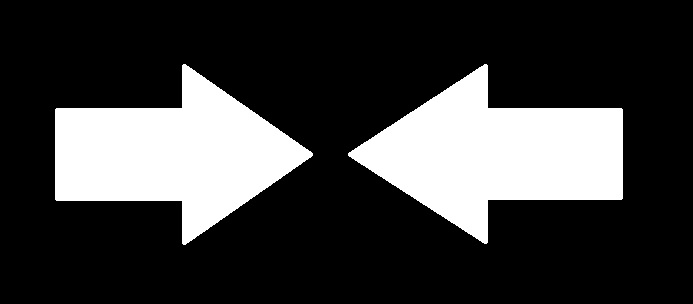
#> input picture pic/Arrow.jpg, 693 x 304 px
$ jupyter execute --allow-errors TV_EdgeDetection_try.ipynb   (older library calls are emulated)
#> lines starting #> are read from the running program, lines starting #| are printed output that depends on the picture
# Edge detection

</br><div align="center"> <b> <font size="3" color='green'>cv2.Sobel(src, ddepth, dx, dy, ksize)</font></b> </div>
<b>src:</b> (required) source/input image<br>
<b>ddepth :</b>(required) The depth of the image, - 1 indicates that the same depth as the original image is used. The depth of the target image must be greater than or equal to the depth of the original image<br>
<b>dx:</b>(required) The order of derivative in the x-axis direction is generally 0, 1 and 2, where 0 indicates that there is no derivative in this direction<br>
<b>dy:</b>(required) The order of derivative in the y-axis direction is generally 0, 1 and 2, where 0 indicates that there is no derivative in this direction<br>
<b>ksize:</b> Kernel size, default value is 3<br>

[cell 1]
import numpy as np
import cv2
import matplotlib.pyplot as plt

img = cv2.imread('pic/Arrow.jpg', 0)
#> img is the input picture: shape (304, 693); min 0, max 255, mean 60
img_x = cv2.Sobel(img, -1, 1, 0)
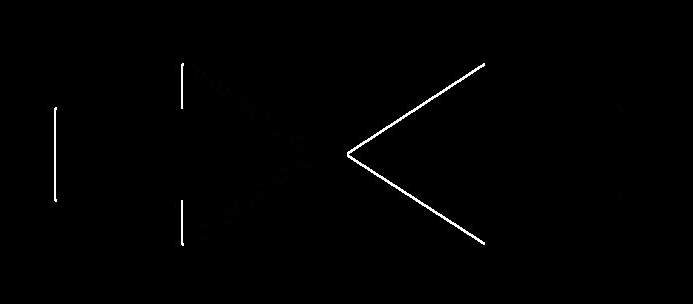
#> img_x: shape (304, 693); min 0, max 255, mean 1.6
img_y = cv2.Sobel(img, -1, 0, 1)

fig, axes = plt.subplots(nrows=1, ncols=3, figsize=(20,40))
axes[0].imshow(img, cmap='gray')
axes[1].imshow(img_x, cmap='gray')
axes[2].imshow(img_y, cmap='gray')
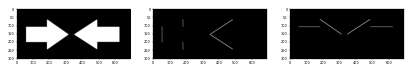
#> figure drawn by matplotlib, 3 panels

[cell 2]
img_x_S = cv2.Sobel(img, cv2.CV_16S, 1, 0)
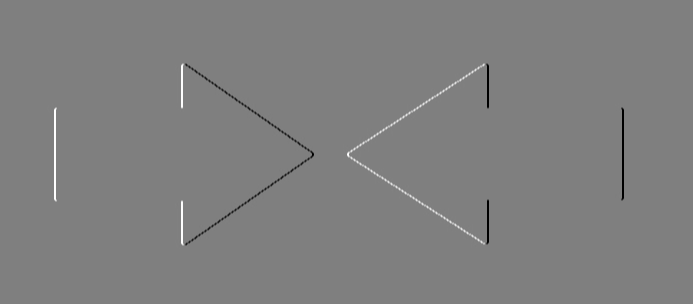
#> img_x_S: shape (304, 693) int16; min -1020, max 1020, mean 0; drawn with min black and max white
img_y_S = cv2.Sobel(img, cv2.CV_16S, 0, 1)
fig, axes = plt.subplots(nrows=1, ncols=3, figsize=(20,40))
axes[0].imshow(img, cmap='gray')
axes[1].imshow(img_x_S, cmap='gray')
axes[2].imshow(img_y_S, cmap='gray')
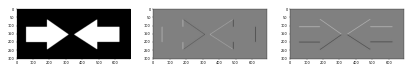
#> figure drawn by matplotlib, 3 panels

[cell 3]
img_x_S_np = cv2.convertScaleAbs(img_x_S)
img_y_S_np = cv2.convertScaleAbs(img_y_S)
fig, axes = plt.subplots(nrows=1, ncols=3, figsize=(20,40))
axes[0].imshow(img, cmap='gray')
axes[1].imshow(img_x_S_np, cmap='gray')
axes[2].imshow(img_y_S_np, cmap='gray')

## cvtype values

## Gradient magnitude

[cell 4]
img_xy = np.hypot(img_x_S, img_y_S)
plt.imshow(img_xy, cmap='gray')

## Laplacian kernel

</br><div align="center"> <b> <font size="3" color='green'>cv2.Laplacian(src, ddepth,ksize)</font></b> </div>
<b>src:</b> (required) source/input image<br>
<b>ddepth :</b>(required) The depth of the image, - 1 indicates that the same depth as the original image is used. The depth of the target image must be greater than or equal to the depth of the original image<br>
<b>ksize:</b> Kernel size, default value is 1<br>

[cell 5]
img_lap = cv2.Laplacian(img, cv2.CV_16S,ksize=3)
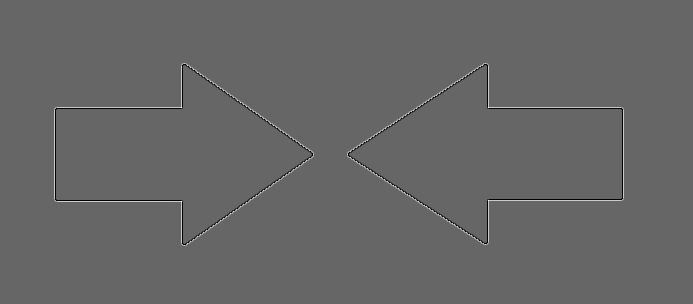
#> img_lap: shape (304, 693) int16; min -1032, max 1534, mean 0; drawn with min black and max white
img_lap_np = cv2.convertScaleAbs(img_lap)
plt.imshow(img_lap_np, cmap='gray')
